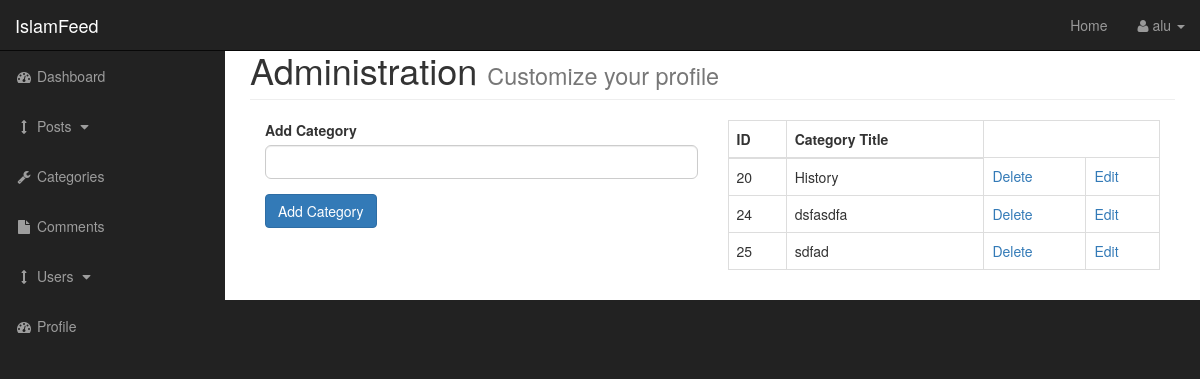
Page /admin/admin_categories.php (signed in) on the earlier database version.
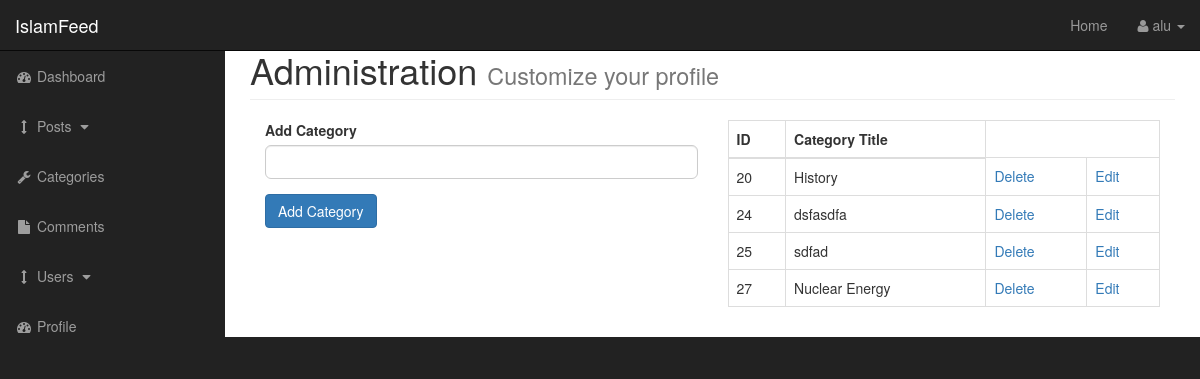
Same page on the later database version.
### tables this page shows
CREATE TABLE `category` (
  `cat_id` int(3) NOT NULL,
  `cat_title` varchar(255) NOT NULL
);

### admin/admin_functions.php (the view, shortened to what this page needs)
<?php
    function findallcategories(){
        global $connection;
        $query = "SELECT * FROM category";
        $select_categories = mysqli_query($connection,$query);
          while($row = mysqli_fetch_assoc($select_categories)){
              $cat_id = $row['cat_id'];
              $cat_title = $row['cat_title'];
              echo "<tr>";
              echo "<td>{$cat_id}</td>";
              echo "<td>{$cat_title}</td>";
              echo "<td><a href='admin_categories.php?delete={$cat_id}'>Delete</a></td>";
              echo "<td><a href='admin_categories.php?edit={$cat_id}'>Edit</a></td>";
              echo "</tr>";
          }
    }
?>

Differences in the rows shown:
added category: cat_id "27", cat_title "Nuclear Energy"
